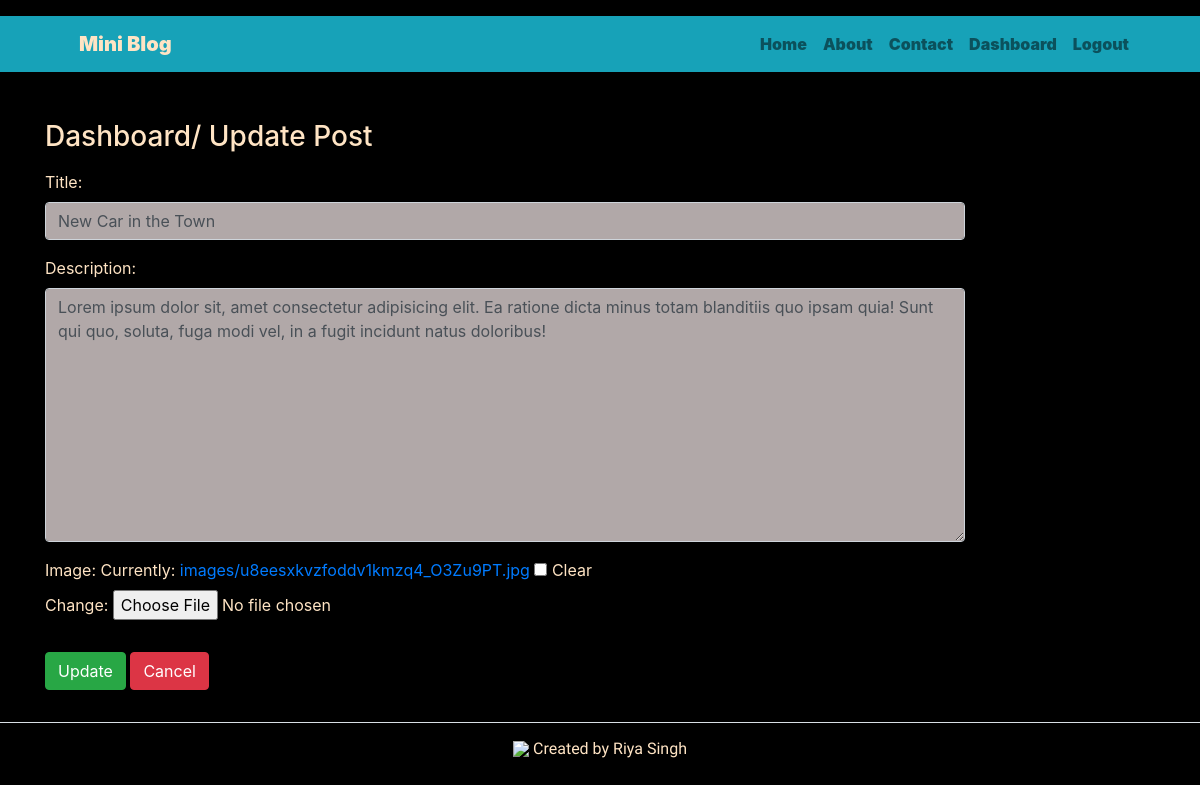
/update_post/21/ (signed in), run on the app's committed database.
### blog/models.py (models this page shows)
class post(models.Model):
    user = models.ForeignKey(User, on_delete=models.CASCADE)
    image = models.ImageField(upload_to='images', blank=True)
    title = models.CharField(max_length=200)
    date = models.DateTimeField(auto_now_add=True)
    description = models.TextField()

### blog/views.py (the view)
# urls.py: path('update_post/<int:id>/', views.update_post, name='Update_Post'),
def update_post(request, id):
    if request.user.is_authenticated:
        if request.method == 'POST':
            pi = post.objects.get(pk=id)
            form = PostForm(request.POST, request.FILES, instance=pi)
            if form.is_valid():
                form.save()
            messages.success(request, 'Updated Succesfully!')
            return HttpResponseRedirect('/')
        else:
            pi = post.objects.get(pk=id)
            form = PostForm(instance=pi)
        return render(request, 'blog/updatepost.html', {'form':form})
    else:
        return HttpResponseRedirect('/login/')

### blog/forms.py
class PostForm(forms.ModelForm):
    class Meta:
        model = post
        fields = ['title', 'description', 'image',]
        labels = {'title': 'Title', 'description': 'Description'}
        widgets = {'title': forms.TextInput(attrs={'class': 'form-control'}),
        'description': forms.Textarea(attrs={'class': 'form-control'}),}

### blog/templates/blog/updatepost.html (shortened to what this page needs)
{% extends 'blog/base.html' %}
{% load static  %}
{% block content %}
 <div class="col-sm-10">
     <h3 class="my-3">Dashboard/ Update Post</h3>
     <form action="" method="POST" enctype="multipart/form-data">
         {{form.as_p}}
         <input type="submit" class="btn btn-success" value="Update">
        <a href="{% url 'dashboard' %}" class="btn btn-danger my-3">Cancel</a>
     </form>
 </div>
{% endblock content %}

### blog/static/blog/css/blogstyle.css (style rules this page uses)
body { background-color: black; color: bisque; }
.form-control { background-color: rgba(177, 168, 168); }

### data on the page
post: title "New Car in the Town", description "Lorem ipsum dolor sit, amet consectetur adipisicing elit. Ea ratione dicta minus totam blanditiis quo ipsam quia! Sunt qui quo, soluta, fuga modi vel, in a fugit incidunt natus doloribus!"
